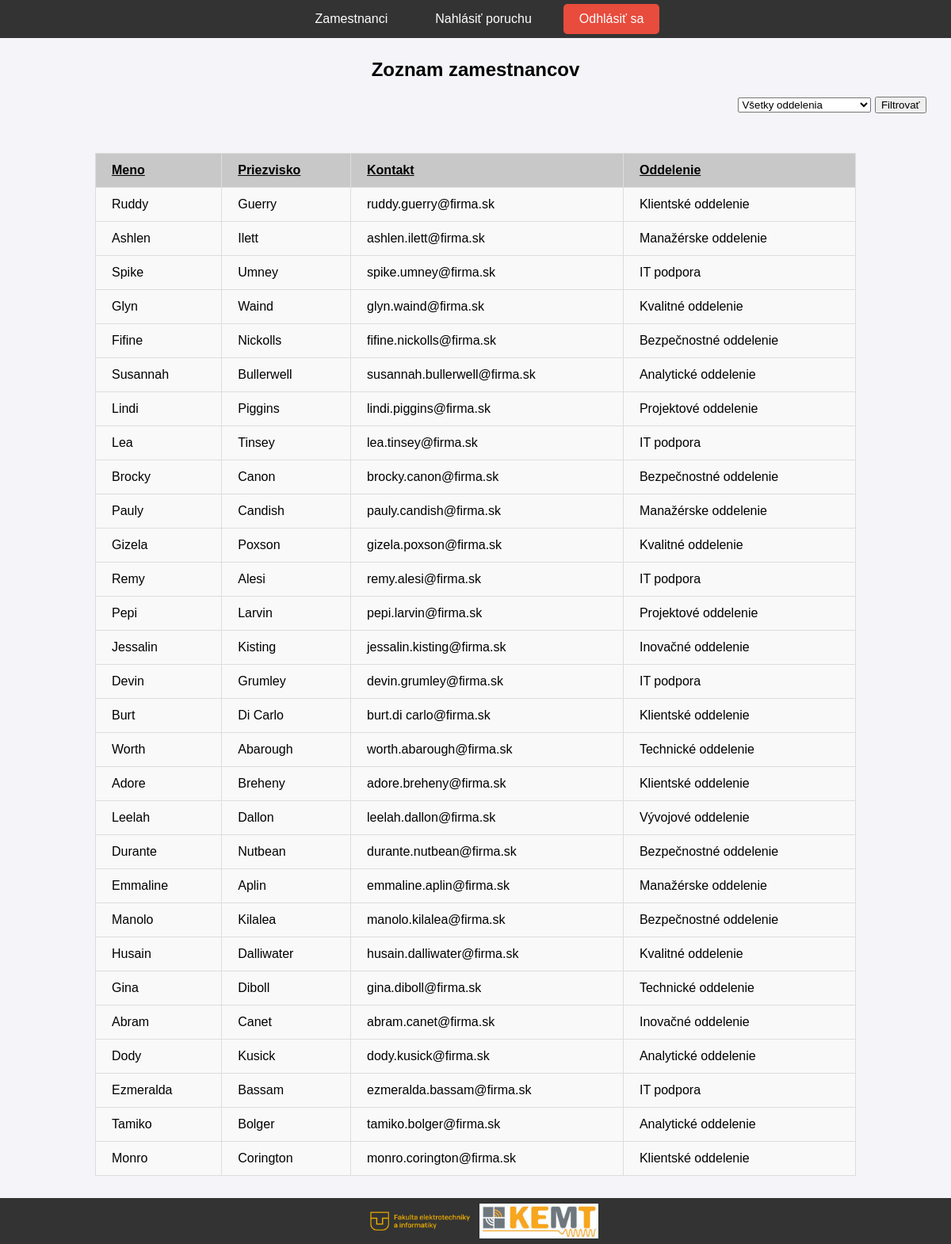
The page /zamestnanec_user.php on the database its author committed.
### tables this page shows
CREATE TABLE `zamestnanec` (
  `ID_zamestnanca` int(11) NOT NULL,
  `meno` varchar(100) DEFAULT NULL,
  `priezvisko` varchar(100) DEFAULT NULL,
  `oddelenie` varchar(50) DEFAULT NULL,
  `ID_kluca` int(50) DEFAULT NULL,
  `email` varchar(100) DEFAULT NULL
);

### zamestnanec_user.php (the view, shortened to what this page needs)
<?php
include 'db.php';
$order_column = 'ID_zamestnanca';
$order_direction = 'ASC';
$where_sql = "";
$sql = "SELECT * FROM zamestnanec $where_sql ORDER BY $order_column $order_direction";
$result = $conn->query($sql);
?>
<!DOCTYPE html>
<html lang="sk">
<head>
</head>
<body>
<nav>
    <a href="zamestnanec_user.php">Zamestnanci</a>
    <a href="nahlasit_poruchu.php">Nahlásiť poruchu</a>
    <a href="logout.php" class="logout-btn">Odhlásiť sa</a>
</nav>
<br><br><br>
<h2>Zoznam zamestnancov</h2>
<form method="GET" style="margin-bottom: 20px;margin-left: 900px">
<select name="oddelenie">
        <option value="">Všetky oddelenia</option>
    </select>
    <button type="submit">Filtrovať</button>
</form>
<table border="1">
<tr>
        <th><a href="?order=meno&dir=<?php echo $order_direction == 'ASC' ? 'desc' : 'asc'; ?>&oddelenie=<?php echo urlencode($_GET['oddelenie'] ?? ''); ?>">Meno</a></th>
        <th><a href="?order=priezvisko&dir=<?php echo $order_direction == 'ASC' ? 'desc' : 'asc'; ?>&oddelenie=<?php echo urlencode($_GET['oddelenie'] ?? ''); ?>">Priezvisko</a></th>
        <th><a href="?order=email&dir=<?php echo $order_direction == 'ASC' ? 'desc' : 'asc'; ?>&oddelenie=<?php echo urlencode($_GET['oddelenie'] ?? ''); ?>">Kontakt</a></th>
        <th><a href="?order=oddelenie&dir=<?php echo $order_direction == 'ASC' ? 'desc' : 'asc'; ?>&oddelenie=<?php echo urlencode($_GET['oddelenie'] ?? ''); ?>">Oddelenie</a></th>
    </tr>
    <?php
    if ($result->num_rows > 0) {
        while($row = $result->fetch_assoc()) {
            echo "<tr>
                <td>" . $row["meno"] . "</td>
                <td>" . $row["priezvisko"] . "</td>
                <td>" . $row["email"] . "</td>
                <td>" . $row["oddelenie"] . "</td>
            </tr>";
        }
    } else {
        echo "<tr><td colspan='7'>Žiadni zamestnanci nenájdení</td></tr>";
    }
    ?>
</table>
<br><br>
<footer>
    <img src="fei_logo.png" alt="Logo FEI" width="150">
    <img src="kemt_logo.png" alt="Logo KEMT" width="150">
</footer>
</body>
</html>

### zamestnanec_user.php (style rules this page uses)
body { opacity: 0.7; transition: opacity 0.3s ease-in-out; }
body.loaded { opacity: 1; }
body { font-family: Arial, sans-serif; margin: 0; padding: 0; background-color: #f4f4f9; text-align: center; }
nav { padding: 5px; position: fixed; top: 0; left: 0; width: 100%; background-color: #333; display: flex; justify-content: center; align-items: center; }
nav a { color: white; text-decoration: none; padding: 10px 20px; margin: 0 10px; border-radius: 5px; transition: background-color 0.3s; }
.logout-btn { background-color: #e74c3c; color: white; padding: 10px 20px; border: none; border-radius: 5px; font-size: 16px; cursor: pointer; transition: background-color 0.3s; }
table { width: 80%; margin: 50px auto; border-collapse: collapse; }
table, th, td { border: 1px solid #ddd; }
th, td { padding: 12px 20px; text-align: left; }
th { background-color:rgb(200, 200, 200); color: black; }
a { color: black; }
td { background-color: #f9f9f9; }
footer { position: fixed; bottom: 0; left: 0; width: 100%; background-color: #333; padding: 5px; display: flex; justify-content: center; align-items: center; }

### rows shown on the page
zamestnanec: meno "Ruddy", priezvisko "Guerry", email "ruddy.guerry@firma.sk", oddelenie "Klientské oddelenie"
zamestnanec: meno "Ashlen", priezvisko "Ilett", email "ashlen.ilett@firma.sk", oddelenie "Manažérske oddelenie"
zamestnanec: meno "Spike", priezvisko "Umney", email "spike.umney@firma.sk", oddelenie "IT podpora"
zamestnanec: meno "Glyn", priezvisko "Waind", email "glyn.waind@firma.sk", oddelenie "Kvalitné oddelenie"
zamestnanec: meno "Fifine", priezvisko "Nickolls", email "fifine.nickolls@firma.sk", oddelenie "Bezpečnostné oddelenie"
zamestnanec: meno "Susannah", priezvisko "Bullerwell", email "susannah.bullerwell@firma.sk", oddelenie "Analytické oddelenie"
zamestnanec: meno "Lindi", priezvisko "Piggins", email "lindi.piggins@firma.sk", oddelenie "Projektové oddelenie"
zamestnanec: meno "Lea", priezvisko "Tinsey", email "lea.tinsey@firma.sk", oddelenie "IT podpora"
zamestnanec: meno "Brocky", priezvisko "Canon", email "brocky.canon@firma.sk", oddelenie "Bezpečnostné oddelenie"
zamestnanec: meno "Pauly", priezvisko "Candish", email "pauly.candish@firma.sk", oddelenie "Manažérske oddelenie"
zamestnanec: meno "Gizela", priezvisko "Poxson", email "gizela.poxson@firma.sk", oddelenie "Kvalitné oddelenie"
zamestnanec: meno "Remy", priezvisko "Alesi", email "remy.alesi@firma.sk", oddelenie "IT podpora"
zamestnanec: meno "Pepi", priezvisko "Larvin", email "pepi.larvin@firma.sk", oddelenie "Projektové oddelenie"
zamestnanec: meno "Jessalin", priezvisko "Kisting", email "jessalin.kisting@firma.sk", oddelenie "Inovačné oddelenie"
zamestnanec: meno "Devin", priezvisko "Grumley", email "devin.grumley@firma.sk", oddelenie "IT podpora"
zamestnanec: meno "Burt", priezvisko "Di Carlo", email "burt.di carlo@firma.sk", oddelenie "Klientské oddelenie"
zamestnanec: meno "Worth", priezvisko "Abarough", email "worth.abarough@firma.sk", oddelenie "Technické oddelenie"
zamestnanec: meno "Adore", priezvisko "Breheny", email "adore.breheny@firma.sk", oddelenie "Klientské oddelenie"
zamestnanec: meno "Leelah", priezvisko "Dallon", email "leelah.dallon@firma.sk", oddelenie "Vývojové oddelenie"
zamestnanec: meno "Durante", priezvisko "Nutbean", email "durante.nutbean@firma.sk", oddelenie "Bezpečnostné oddelenie"
zamestnanec: meno "Emmaline", priezvisko "Aplin", email "emmaline.aplin@firma.sk", oddelenie "Manažérske oddelenie"
zamestnanec: meno "Manolo", priezvisko "Kilalea", email "manolo.kilalea@firma.sk", oddelenie "Bezpečnostné oddelenie"
zamestnanec: meno "Husain", priezvisko "Dalliwater", email "husain.dalliwater@firma.sk", oddelenie "Kvalitné oddelenie"
zamestnanec: meno "Gina", priezvisko "Diboll", email "gina.diboll@firma.sk", oddelenie "Technické oddelenie"
zamestnanec: meno "Abram", priezvisko "Canet", email "abram.canet@firma.sk", oddelenie "Inovačné oddelenie"
zamestnanec: meno "Dody", priezvisko "Kusick", email "dody.kusick@firma.sk", oddelenie "Analytické oddelenie"
zamestnanec: meno "Ezmeralda", priezvisko "Bassam", email "ezmeralda.bassam@firma.sk", oddelenie "IT podpora"
zamestnanec: meno "Tamiko", priezvisko "Bolger", email "tamiko.bolger@firma.sk", oddelenie "Analytické oddelenie"
zamestnanec: meno "Monro", priezvisko "Corington", email "monro.corington@firma.sk", oddelenie "Klientské oddelenie"
